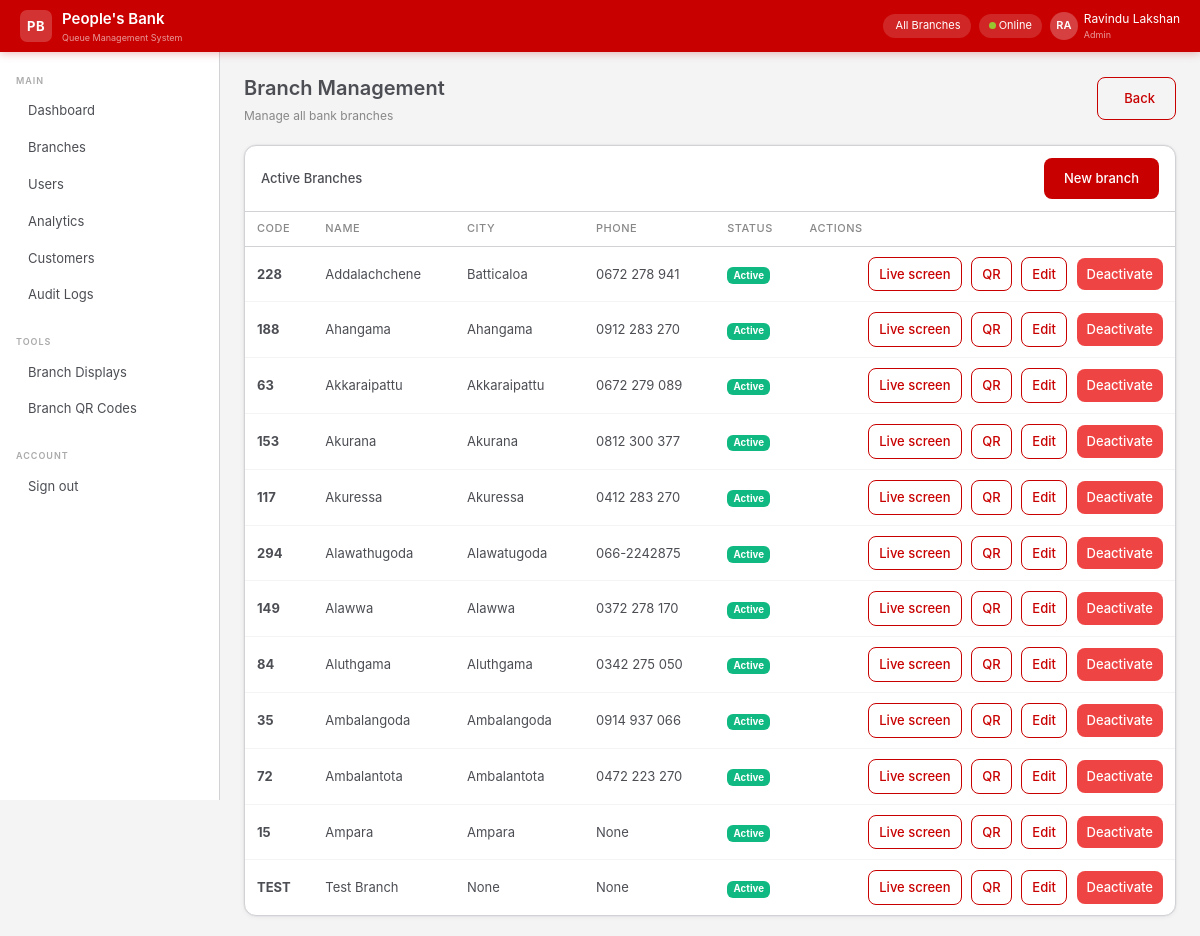
Before: /admin/branches (signed in) with the older database file.
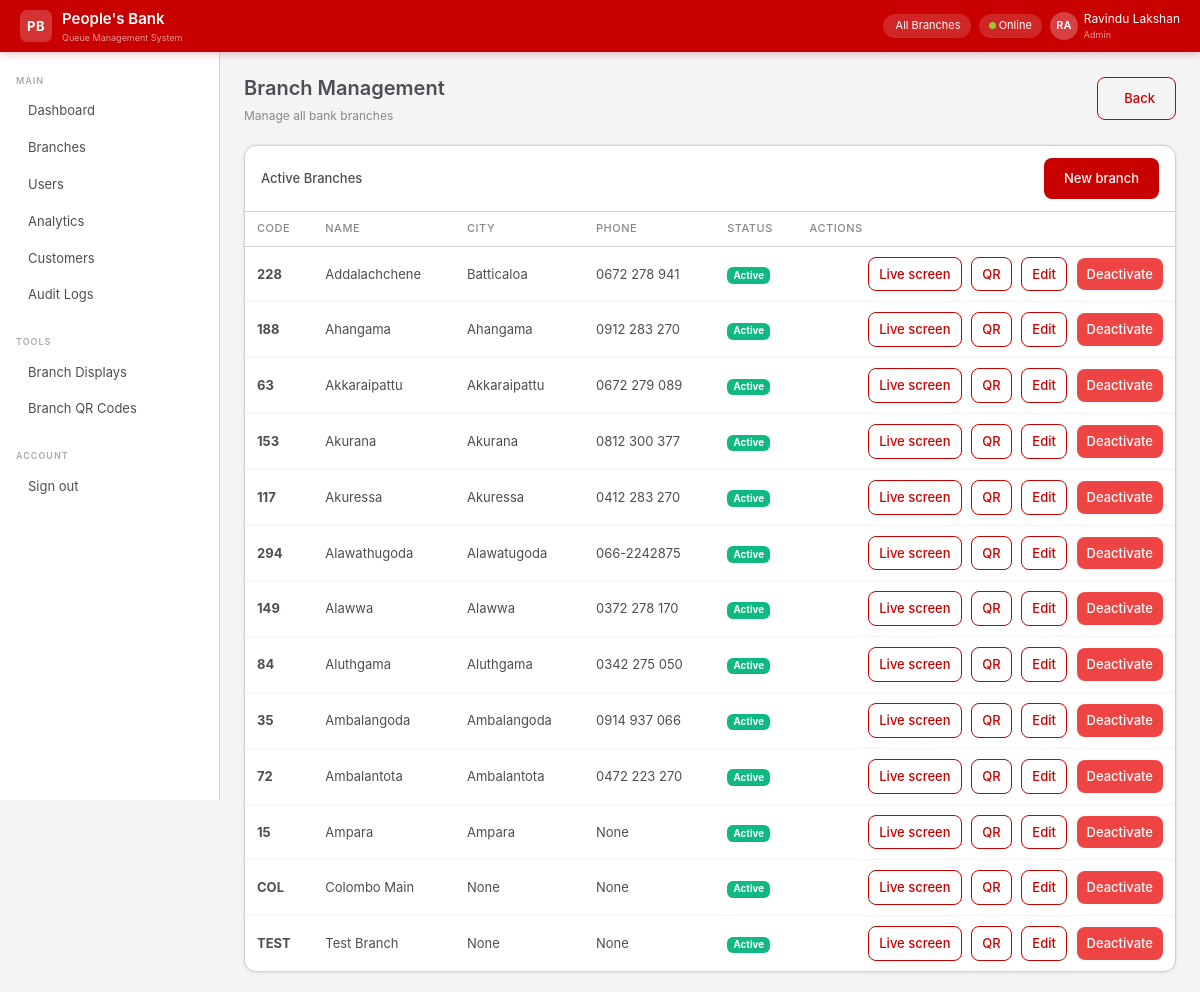
After: the same page with the newer database file.
### app/models/branch.py (models this page shows, shortened)
class Branch(db.Model):
    __tablename__ = "branches"
    id         = db.Column(db.Integer, primary_key=True)
    name       = db.Column(db.String(120), nullable=False)
    code       = db.Column(db.String(10), unique=True, nullable=False)
    address    = db.Column(db.Text)
    city       = db.Column(db.String(80))
    phone      = db.Column(db.String(20))
    is_active  = db.Column(db.Boolean, default=True, nullable=False)
    created_at = db.Column(db.DateTime, default=lambda: datetime.now(timezone.utc))
    users    = db.relationship("User",       back_populates="branch",   lazy="dynamic")
    counters = db.relationship("Counter",    back_populates="branch",   lazy="dynamic")
    tokens   = db.relationship("QueueToken", back_populates="branch",   lazy="dynamic")

### app/views/admin_view.py (the view)
@admin_view_bp.route("/branches")
@login_required
@require_role(UserRole.ADMIN)
def branches():
    branches = Branch.query.order_by(Branch.name).all()
    return render_template("admin/branches.html", branches=branches)

### app/extensions.py (called while the page is built)
@login_manager.user_loader
def load_user(user_id):
    from app.models import User
    return User.query.get(int(user_id))

### app/templates/admin/branches.html (shortened to what this page needs)
{% extends "base.html" %}
{% block content %}
<div class="pb-page-header">
  <div>
    <div class="pb-page-title">Branch Management</div>
    <div class="pb-page-sub">Manage all bank branches</div>
  </div>
  <a href="/admin/dashboard" class="btn-pb-outline"> Back</a>
</div>
<div class="pb-card">
  <div class="pb-card-header">
    <div class="pb-card-title">Active Branches</div>
    <a href="/admin/branches/new" class="btn-pb-primary" style="margin-left:auto;">New branch</a>
  </div>
  <table class="pb-table">
    <thead>
      <tr>
        <th>Code</th>
        <th>Name</th>
        <th>City</th>
        <th>Phone</th>
        <th>Status</th>
        <th>Actions</th>
      </tr>
    </thead>
    <tbody>
      {% for branch in branches %}
      <tr>
        <td><strong>{{ branch.code }}</strong></td>
        <td>{{ branch.name }}</td>
        <td>{{ branch.city }}</td>
        <td>{{ branch.phone }}</td>
        <td><span class="badge" style="background:{% if branch.is_active %}#10b981{% else %}#6b7280{% endif %}">{{ "Active" if branch.is_active else "Inactive" }}</span></td>
        <td style="text-align:right;">
          <a href="{{ url_for('display.screen', branch_code=branch.code) }}" target="_blank" class="btn-pb-outline" style="padding:6px 10px;">Live screen</a>
          <a href="{{ url_for('admin_view.branch_qr', branch_id=branch.id) }}" class="btn-pb-outline" style="padding:6px 10px;margin-left:6px;">QR</a>
          <a href="/admin/branches/{{ branch.id }}/edit" class="btn-pb-outline" style="padding:6px 10px;margin-left:6px;">Edit</a>
          {% if branch.is_active %}
          <form action="/admin/branches/{{ branch.id }}/deactivate" method="POST" style="display:inline;">
            <button type="submit" class="btn-pb-danger" style="padding:6px 10px;margin-left:6px;">Deactivate</button>
          </form>
          {% endif %}
        </td>
      </tr>
      {% endfor %}
    </tbody>
  </table>
</div>
{% endblock %}

Changed rows visible on the page:
added Branch: code "COL", name "Colombo Main", city "None", phone "None", is_active "Active"
